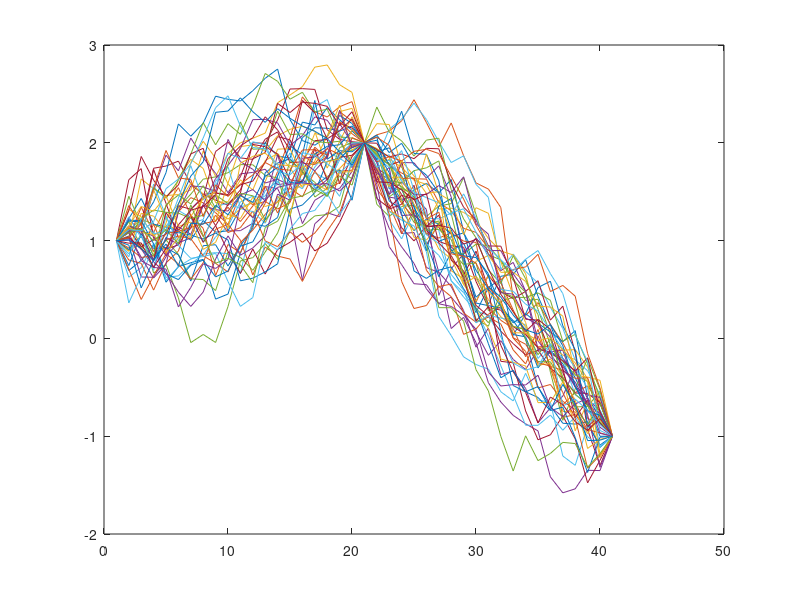

Here is the MATLAB script that generated this plot:
expectW= [];
varW = [];
delta_t = 0.05;
t1 = 1;
t2 = 2;
t3 = 3;
%when t equal to 2, the index will be 22
index = 21;
t3_index = 41;
x(1) = 1;
x(index) = 2;
x(t3_index) = -1;
n = t2-0.05;
m = t3-0.05;


%expected value of given variables
expectW(1) = 0;
expectW(index) = 0;
expectW(t3_index) = 0;
%variance of given variables
varW(1) = 1;
varW(index) = 1;
varW(t3_index) = 1;


%run the sequence 100 times
for b=1:1:50
    k=1;
    %calcuates the expected value from t1 to t2
    %each expected value is stored in expectW(k)
    for t=1.05:0.05:n
        t_prev=t-delta_t;
        
        %expected value
        A = ( (t2-t)/(t2-t_prev) )*x(k);
        B = ( (t-t_prev)/(t2-t_prev) )*x(index);
        expectW(k+1) = A+B;
        
        %variance
        A = (t2-t) * (t-t_prev);
        B = t2-t_prev;
        varW(k+1) = A/B;
        
        %x(k)
        x(k+1) = (randn*sqrt(varW(k+1))) + expectW(k+1);
        k = k+1;
        
    end
    
    %calcuates the expected value from t2 to t3
    %each expected value is stored in expectW(k)
    k=index;
    for t=2.05:0.05:m
        
        t_prev=t-delta_t;
        
        %expected value
        A = ( (t3-t)/(t3-t_prev) )*x(k);
        B = ( (t-t_prev)/(t3-t_prev) )*x(t3_index);
        expectW(k+1) = A+B;
        
        %variance
        A = (t3-t) * (t-t_prev);
        B = t3-t_prev;
        varW(k+1) = A/B;
        
        %x(k)
        x(k+1) = (randn*sqrt(varW(k+1))) + expectW(k+1);
        k = k+1;
        
    end
    plot(x);
    hold on
    
end




